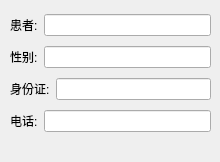
<?xml version="1.0" encoding="UTF-8"?>
<ui version="4.0">
 <class>patient_editor</class>
 <widget class="QWidget" name="patient_editor">
  <property name="geometry">
   <rect>
    <x>0</x>
    <y>0</y>
    <width>220</width>
    <height>162</height>
   </rect>
  </property>
  <property name="windowTitle">
   <string>Form</string>
  </property>
  <widget class="QWidget" name="">
   <property name="geometry">
    <rect>
     <x>10</x>
     <y>10</y>
     <width>201</width>
     <height>128</height>
    </rect>
   </property>
   <layout class="QVBoxLayout" name="verticalLayout">
    <item>
     <layout class="QHBoxLayout" name="horizontalLayout_4">
      <item>
       <widget class="QLabel" name="label">
        <property name="text">
         <string>患者:</string>
        </property>
       </widget>
      </item>
      <item>
       <widget class="QLineEdit" name="name">
        <property name="readOnly">
         <bool>true</bool>
        </property>
       </widget>
      </item>
     </layout>
    </item>
    <item>
     <layout class="QHBoxLayout" name="horizontalLayout_3">
      <item>
       <widget class="QLabel" name="label_2">
        <property name="text">
         <string>性别:</string>
        </property>
       </widget>
      </item>
      <item>
       <widget class="QLineEdit" name="gender">
        <property name="readOnly">
         <bool>true</bool>
        </property>
       </widget>
      </item>
     </layout>
    </item>
    <item>
     <layout class="QHBoxLayout" name="horizontalLayout_2">
      <item>
       <widget class="QLabel" name="label_3">
        <property name="text">
         <string>身份证:</string>
        </property>
       </widget>
      </item>
      <item>
       <widget class="QLineEdit" name="id">
        <property name="readOnly">
         <bool>true</bool>
        </property>
       </widget>
      </item>
     </layout>
    </item>
    <item>
     <layout class="QHBoxLayout" name="horizontalLayout">
      <item>
       <widget class="QLabel" name="label_4">
        <property name="text">
         <string>电话:</string>
        </property>
       </widget>
      </item>
      <item>
       <widget class="QLineEdit" name="phone">
        <property name="readOnly">
         <bool>true</bool>
        </property>
       </widget>
      </item>
     </layout>
    </item>
   </layout>
  </widget>
 </widget>
 <resources/>
 <connections/>
</ui>
